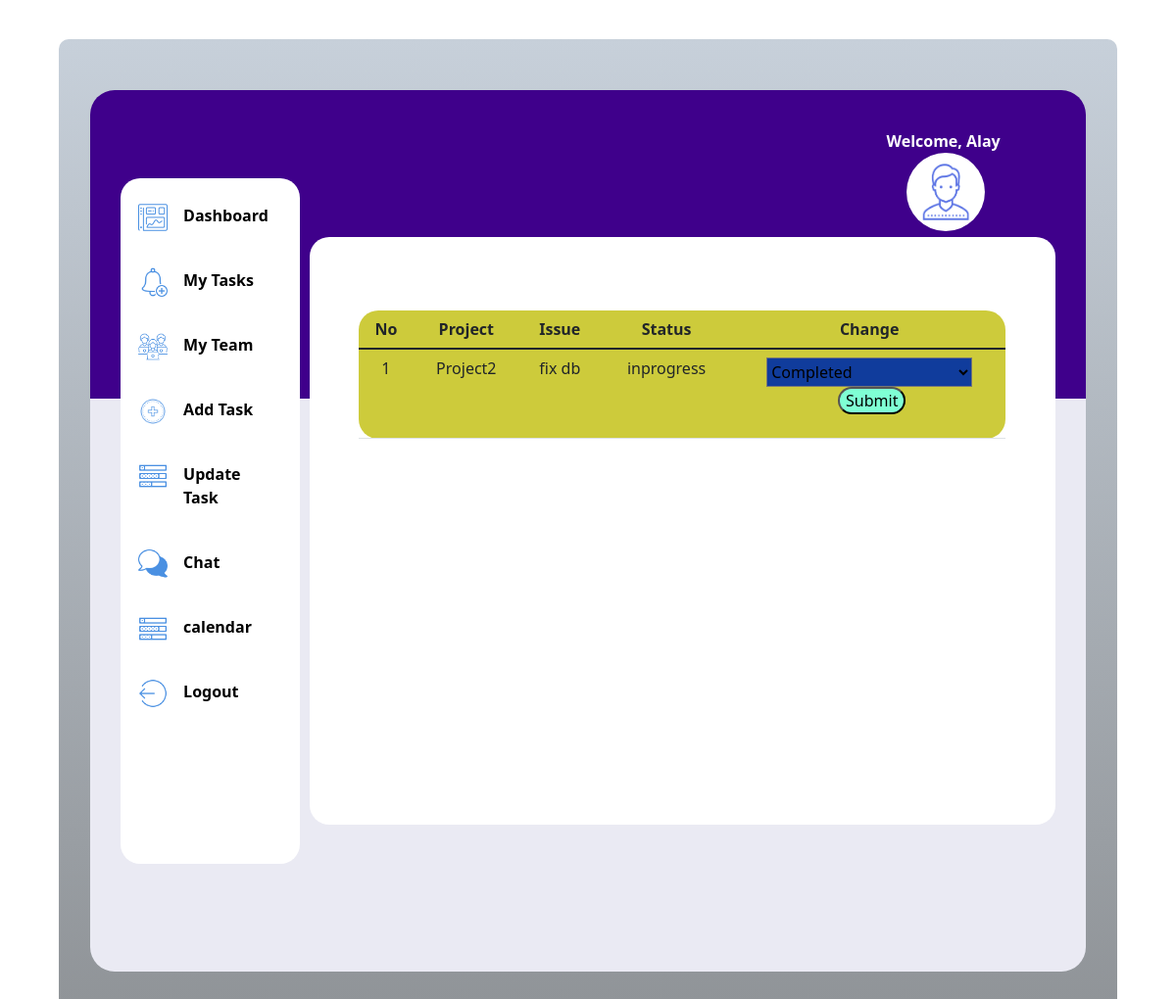
/update, run on an earlier commit of the app's database.
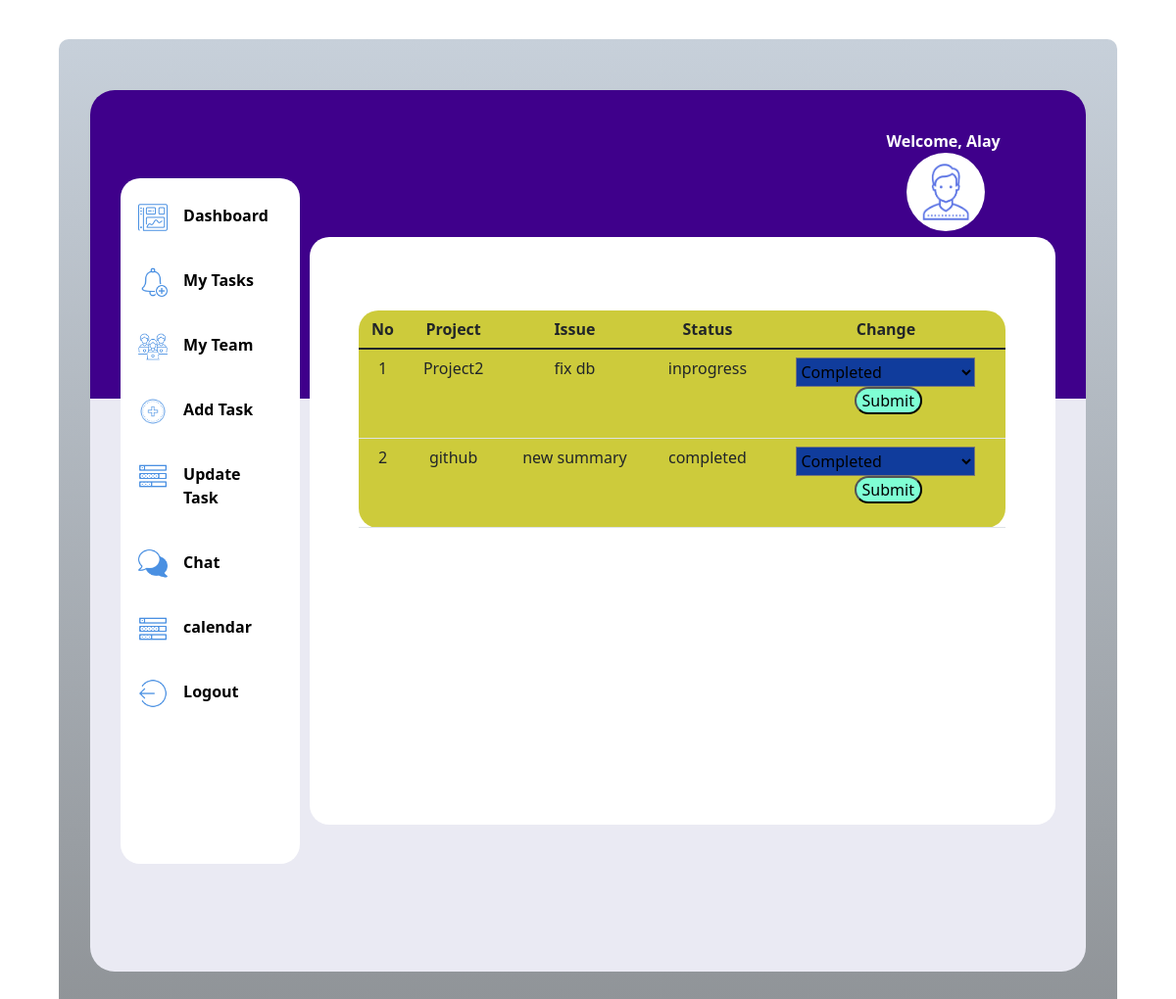
And on a later commit of the database.
### tables this page shows
CREATE TABLE issue(srno INTEGER PRIMARY KEY AUTOINCREMENT,project TEXT,issue_type TEXT,summary TEXT,description TEXT,manager TEXT, assigned_to TEXT, status TEXT,priority text);

### routes.py (the view)
@app.route("/update")
def updates():
    update = issues.update()
    return render_template('update.html',update=update)

### issues.py (called while the page is built)
def update():
    conn=sqlite3.connect('lite.db')
    cur=conn.cursor()
    cur.execute('select srno, project,summary,status from issue')
    data=cur.fetchall()
    return data

### templates/update.html (shortened to what this page needs)
<html>
    <head>
        <link rel= "stylesheet" type= "text/css" href= "{{ url_for('static',filename='styles/newdashboard.css') }}">
        <link href="https://cdn.jsdelivr.net/npm/bootstrap@5.1.3/dist/css/bootstrap.min.css" rel="stylesheet">
        <link rel="stylesheet" href="../static/styles/allpages.css">
    </head>
    <body>
        <div class="outerpage">
            <div class="webpage">
                <div class="login">
                    Welcome, Alay
                    <img src="../static/images/person.png" alt="">
                </div>
                <div class="sidebar">
                    <div class="dashpic" >
                        <img src="../static/images/icons8-dashboard-60.png" alt="1">
                        <a href="/dashboard">Dashboard</a>
                    </div>
                    <div class="dashpic">
                        <img src="../static/images/icons8-add-reminder-50.png" alt="1">
                        <a href="/tasks">My Tasks</a>
                    </div>
                    <div class="dashpic">
                        <img src="../static/images/icons8-team-58.png" alt="1">
                        <a href="team">My Team</a>
                    </div>
                    <div class="dashpic">
                        <img src="../static/images/icons8-add-80.png" alt="1">
                        <a href="/add">Add Task</a>
                    </div>
                    <div class="dashpic">
                        <img src="../static/images/icons8-tasks-50.png" alt="1">
                        <a href="/update">Update Task</a>
                    </div>
                    <div class="dashpic">
                        <img src="../static/images/icons8-chat-50.png" alt="1">
                        <a href="/chat">Chat</a>
                    </div>
                    <div class="dashpic">
                        <img src="../static/images/icons8-tasks-50.png" alt="1">
                        <a href="/calendar">calendar</a>
                    </div>
                    <div class="dashpic">
                        <img src="../static/images/icons8-logout-rounded-left-50.png" alt="1">
                        <a href="/login">Logout</a>
                    </div>
                </div>
                <div class="mainpage">
                    <table class="table">
                        <thead>
                            <tr style="text-align: center">
                              <th scope="col">No</th>
                              <th scope="col">Project</th>
                              <th scope="col">Issue</th>
                              <th scope="col">Status</th>
                              <th scope="col">Change</th>
                            </tr>
                        </thead>
                        {%for t in update%}
                        <tr>
                            {%for i in t%}
                            <td>{{i}}</td>
                            {%endfor%}
                            <td>
                                <form action="/change" method="get">
                                    <select name="status" class="button">
                                        <option value="completed">Completed</option>
                                    </select>
                                    <input type="submit">
                                </form>
                            </td>
                        </tr>
                        {%endfor%}
                    </table>
                </div>
            </div>
        </div>
        </body>
</html>

### static/styles/newdashboard.css (style rules this page uses)
.outerpage { margin: 30px 2% 30px 2%; height: 1200px; width: 96%; background-image: linear-gradient(#c7d0da,#8f9397); border-radius: 10px; padding-top: 50px; }
.webpage { height: 1000px; width: 94%; background: linear-gradient( #3f008b 0%, #3f008b 35%, #eaeaf3 35%, #eaeaf3 100% ); margin-left: 3%; margin-top: 2px; margin-right: 3% ; border-radius: 25px; }
.sidebar { height: 800px; width: 18%; float: left; margin-top: 40px; margin-left: 3%; border-radius: 20px; background-color: white; }
.sidebar a { color: black; margin-right: 25px; padding: 16px; text-decoration: none; font-weight: bold; }
.dashpic { display: flex; color: black; border-radius: 50px; margin: 10px 0; }
.dashpic img { margin-left: 10%; margin-top: 15px; width: 30px; height: 30px; }
.login img { margin-left: 10%; width: 80px; height: 80px; border-radius: 50px; }
.mainpage { height: 800px; width: 75%; float: left; border-radius: 20px; margin-top: 0px; margin-right: 2%; margin-left: 1%; }
.login { height: 50px; width: 20%; margin-left: 80%; padding-top: 40px; color: white; font-weight: bold; }

### static/styles/allpages.css (style rules this page uses)
.outerpage { height: 1000px; width: 90%; background-image: linear-gradient(#c7d0da,#8f9397); border-radius: 10px; padding-top: 50px; margin: 40px 5%; }
.webpage { height: 900px; width: 94%; background: linear-gradient( #3f008b 0%, #3f008b 35%, #eaeaf3 35%, #eaeaf3 100% ); margin-left: 3%; margin-top: 2px; margin-right: 3% ; border-radius: 25px; }
.sidebar { height: 700px; width: 18%; float: left; margin-top: 40px; margin-left: 3%; border-radius: 20px; background-color: white; }
.sidebar a { color: black; margin-right: 25px; padding: 16px; text-decoration: none; font-weight: bold; }
.dashpic { display: flex; color: black; border-radius: 50px; margin: 10px 0; }
.dashpic img { margin-left: 10%; margin-top: 15px; width: 30px; height: 30px; }
.login img { margin-left: 10%; width: 80px; height: 80px; border-radius: 50px; }
.mainpage { font-weight: bold; height: 600px; width: 75%; float: left; border-radius: 20px; margin-top: 100px; margin-right: 2%; margin-left: 1%; background-color: white; padding: 0% 5%; overflow: scroll; }
.login { height: 50px; width: 20%; margin-left: 80%; padding-top: 40px; color: white; font-weight: bold; }
table { padding: 5px; width: 100%; margin-top: 75px; border-collapse:collapse; background-color: rgba(202, 200, 45, 0.932); border-radius: 20px; }
td { height: 30px; padding: 5px; margin: 5px; border-collapse:collapse; text-align: center; }
input { margin-left: 2%; border-radius: 20px; background-color: aquamarine; }
.button { height: 30px; width: 80%; background-color: rgb(16, 60, 156); cursor: pointer; }

What changed in the data, as far as the page shows it:
added issue: t "2", project "github", summary "new summary", status "completed"
